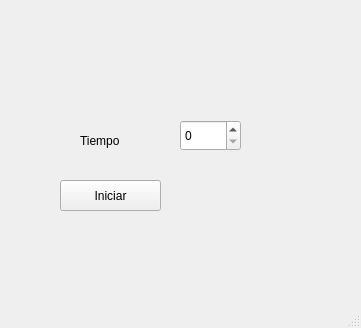
<?xml version="1.0" encoding="UTF-8"?>
<ui version="4.0">
 <class>MainWindow</class>
 <widget class="QMainWindow" name="MainWindow">
  <property name="geometry">
   <rect>
    <x>0</x>
    <y>0</y>
    <width>361</width>
    <height>328</height>
   </rect>
  </property>
  <property name="windowTitle">
   <string>MainWindow</string>
  </property>
  <widget class="QWidget" name="centralwidget">
   <widget class="QLabel" name="tiempo">
    <property name="geometry">
     <rect>
      <x>80</x>
      <y>130</y>
      <width>71</width>
      <height>21</height>
     </rect>
    </property>
    <property name="text">
     <string>Tiempo</string>
    </property>
   </widget>
   <widget class="QSpinBox" name="segundos_spinbox">
    <property name="geometry">
     <rect>
      <x>180</x>
      <y>120</y>
      <width>61</width>
      <height>31</height>
     </rect>
    </property>
   </widget>
   <widget class="QPushButton" name="iniciar_btn">
    <property name="geometry">
     <rect>
      <x>60</x>
      <y>180</y>
      <width>101</width>
      <height>31</height>
     </rect>
    </property>
    <property name="text">
     <string>Iniciar</string>
    </property>
   </widget>
   <widget class="QLabel" name="label">
    <property name="geometry">
     <rect>
      <x>200</x>
      <y>160</y>
      <width>121</width>
      <height>81</height>
     </rect>
    </property>
    <property name="text">
     <string/>
    </property>
   </widget>
  </widget>
  <widget class="QMenuBar" name="menubar">
   <property name="geometry">
    <rect>
     <x>0</x>
     <y>0</y>
     <width>361</width>
     <height>26</height>
    </rect>
   </property>
  </widget>
  <widget class="QStatusBar" name="statusbar"/>
 </widget>
 <resources/>
 <connections/>
</ui>
